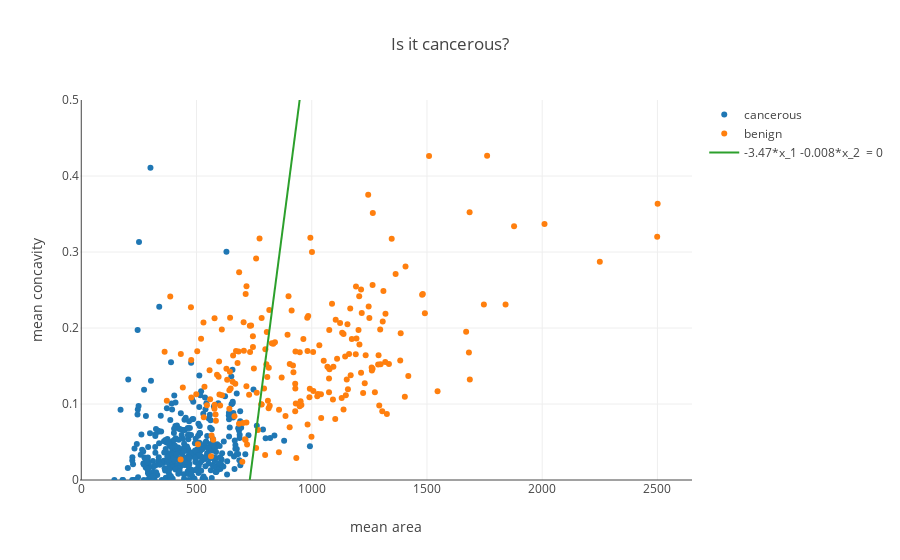

The notebook cell this image was saved under:
### Code cell
decision_trace = trace_values(x_values=area_values, y_values=boundaries, mode = 'lines', name = '-3.47*x_1 -0.008*x_2  = 0')

layout = {'xaxis': {'title': 'mean area'}, 'yaxis': {'title': 'mean concavity', 'range': [0, .5]}, 'title': 'Is it cancerous?'}
plot([cancerous_trace, non_cancerous_trace, decision_trace], layout = layout)

### Figure 1 — Plotly figure (JSON) as saved in the notebook; plotly's stock layout.template omitted (floating-point values rounded to 4 significant figures; data arrays with more than 128 entries replaced by an {"elided": "..."} marker saying what was removed)
{"data": [{"mode": "markers", "name": "cancerous", "text": [], "type": "scatter", "uid": "540d2338-cf44-406f-ac29-798a900e545f", "x": {"elided": "357 float values"}, "y": {"elided": "357 float values"}}, {"mode": "markers", "name": "benign", "text": [], "type": "scatter", "uid": "b6aa4f8b-d404-4a4f-a296-6ee59ffa8c4a", "x": {"elided": "212 float values"}, "y": {"elided": "212 float values"}}, {"mode": "lines", "name": "-3.47*x_1 -0.008*x_2  = 0", "text": [], "type": "scatter", "uid": "7ccf4113-aa1b-456b-bcb8-557744a7ebd2", "x": [500, 505, 510, 515, 520, 525, 530, 535, 540, 545, 550, 555, 560, 565, 570, 575, 580, 585, 590, 595, 600, 605, 610, 615, 620, 625, 630, 635, 640, 645, 650, 655, 660, 665, 670, 675, 680, 685, 690, 695, 700, 705, 710, 715, 720, 725, 730, 735, 740, 745, 750, 755, 760, 765, 770, 775, 780, 785, 790, 795, 800, 805, 810, 815, 820, 825, 830, 835, 840, 845, 850, 855, 860, 865, 870, 875, 880, 885, 890, 895, 900, 905, 910, 915, 920, 925, 930, 935, 940, 945, 950, 955, 960, 965, 970, 975, 980, 985, 990, 995], "y": [-0.5338, -0.5223, -0.5107, -0.4992, -0.4876, -0.4761, -0.4645, -0.453, -0.4414, -0.4299, -0.4183, -0.4068, -0.3952, -0.3837, -0.3721, -0.3606, -0.349, -0.3375, -0.326, -0.3144, -0.3029, -0.2913, -0.2798, -0.2682, -0.2567, -0.2451, -0.2336, -0.222, -0.2105, -0.1989, -0.1874, -0.1758, -0.1643, -0.1527, -0.1412, -0.1296, -0.1181, -0.1065, -0.09497, -0.08342, -0.07187, -0.06033, -0.04878, -0.03723, -0.02568, -0.01413, -0.00258, 0.008969, 0.02052, 0.03207, 0.04362, 0.05516, 0.06671, 0.07826, 0.08981, 0.1014, 0.1129, 0.1245, 0.136, 0.1476, 0.1591, 0.1707, 0.1822, 0.1938, 0.2053, 0.2168, 0.2284, 0.2399, 0.2515, 0.263, 0.2746, 0.2861, 0.2977, 0.3092, 0.3208, 0.3323, 0.3439, 0.3554, 0.367, 0.3785, 0.3901, 0.4016, 0.4132, 0.4247, 0.4363, 0.4478, 0.4594, 0.4709, 0.4825, 0.494, 0.5056, 0.5171, 0.5287, 0.5402, 0.5518, 0.5633, 0.5749, 0.5864, 0.598, 0.6095]}], "layout": {"autosize": true, "title": {"text": "Is it cancerous?"}, "xaxis": {"autorange": true, "range": [1.119, 2643.0], "title": {"text": "mean area"}, "type": "linear"}, "yaxis": {"range": [0, 0.5], "title": {"text": "mean concavity"}, "type": "linear"}}}
